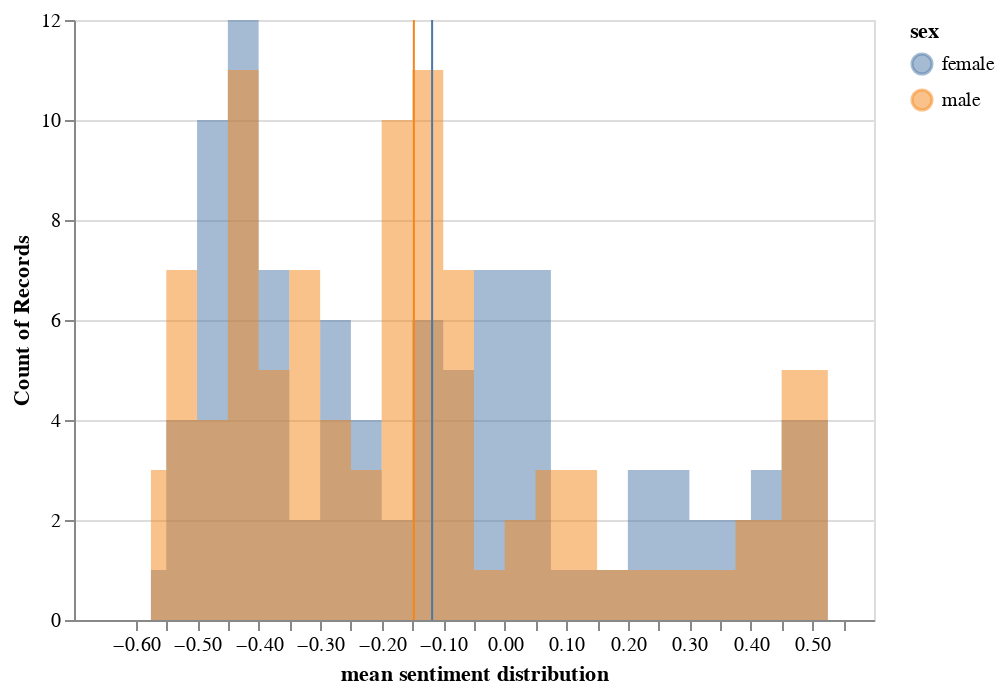

The cell this chart's notebook holds for it:
### Markdown cell above
## Sentiment score by sex

### Code cell
source = forced_grouped_score
hist_forced_sex_com = alt.Chart(source).mark_area(
    opacity=0.5,
    interpolate='step'
).encode(
    alt.X('sentimentScore:Q', bin=alt.Bin(maxbins=30), title='mean sentiment distribution'),
    alt.Y('count()',  stack=None),
    alt.Color('sex'))

rule = alt.Chart(source).mark_rule(color='red').encode(
    x=alt.X('sentimentScore:Q', aggregate='mean'),
    color=alt.Color('sex'))

hist_forced_sex_com = hist_forced_sex_com + rule
hist_forced_sex_com.display(renderer='svg')

### Figure 1 — Vega-Lite specification as saved in the notebook (floating-point values rounded to 4 significant figures; data arrays with more than 128 entries replaced by an {"elided": "..."} marker saying what was removed)
{"config": {"view": {"continuousWidth": 400, "continuousHeight": 300}}, "layer": [{"mark": {"type": "area", "interpolate": "step", "opacity": 0.5}, "encoding": {"color": {"type": "nominal", "field": "sex"}, "x": {"type": "quantitative", "bin": {"maxbins": 30}, "field": "sentimentScore", "title": "mean sentiment distribution"}, "y": {"type": "quantitative", "aggregate": "count", "stack": null}}}, {"mark": {"type": "rule", "color": "red"}, "encoding": {"color": {"type": "nominal", "field": "sex"}, "x": {"type": "quantitative", "aggregate": "mean", "field": "sentimentScore"}}}], "data": {"name": "data-2cdef12b204e127fe9f1535a8ca80411"}, "$schema": "https://vega.github.io/schema/vega-lite/v4.8.1.json", "datasets": {"data-2cdef12b204e127fe9f1535a8ca80411": {"elided": "192 records"}}}
